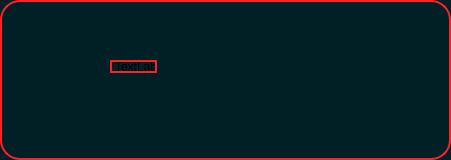
<?xml version="1.0" encoding="UTF-8"?>
<ui version="4.0">
 <class>Dialog</class>
 <widget class="QDialog" name="Dialog">
  <property name="geometry">
   <rect>
    <x>0</x>
    <y>0</y>
    <width>451</width>
    <height>160</height>
   </rect>
  </property>
  <property name="windowTitle">
   <string>Dialog</string>
  </property>
  <property name="styleSheet">
   <string notr="true"> background: #002025;
 border-radius: 20px;
 border: 2px solid #ff2025;
</string>
  </property>
  <widget class="QLabel" name="label">
   <property name="geometry">
    <rect>
     <x>110</x>
     <y>60</y>
     <width>47</width>
     <height>13</height>
    </rect>
   </property>
   <property name="text">
    <string>TextLabel</string>
   </property>
  </widget>
 </widget>
 <resources/>
 <connections/>
</ui>
